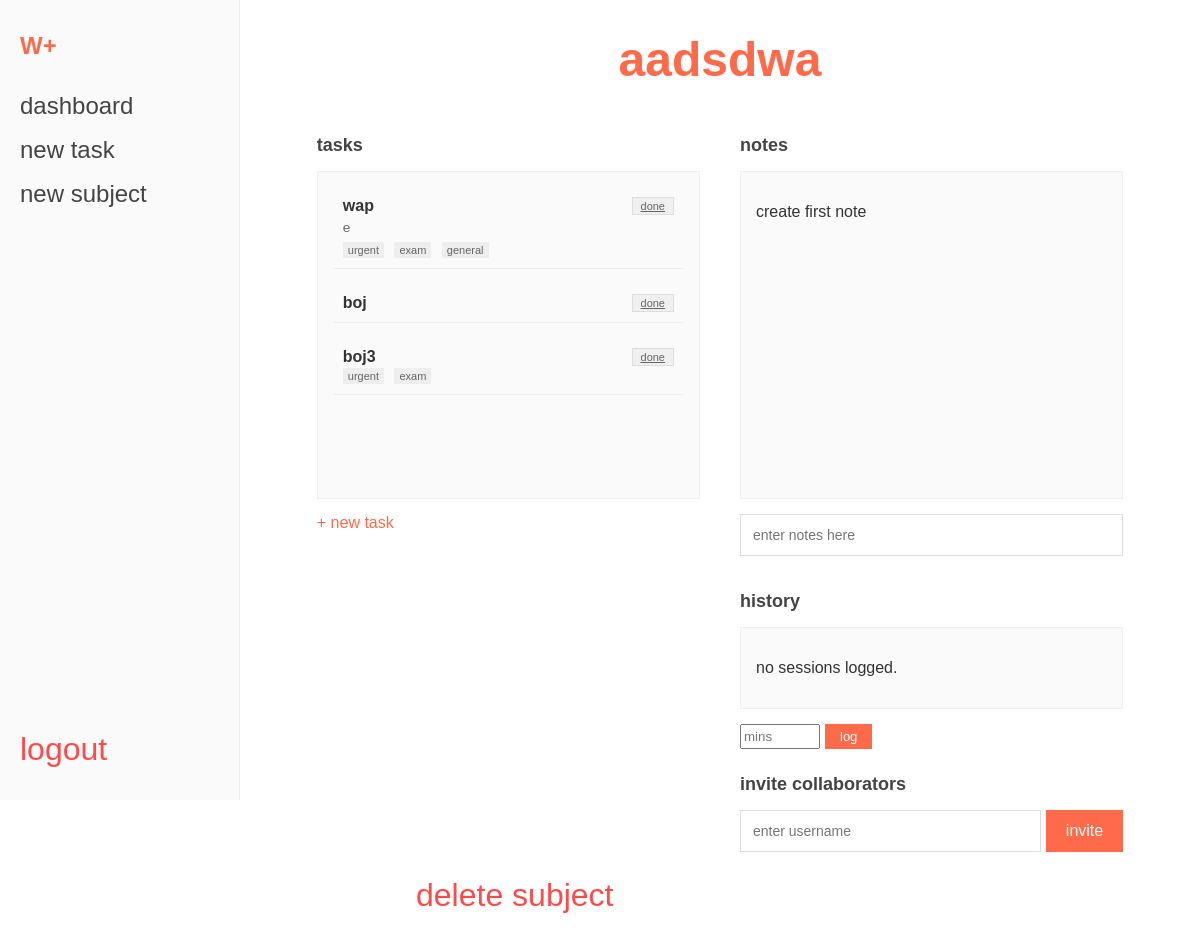
The app's page /subject/1 (signed in), older data.
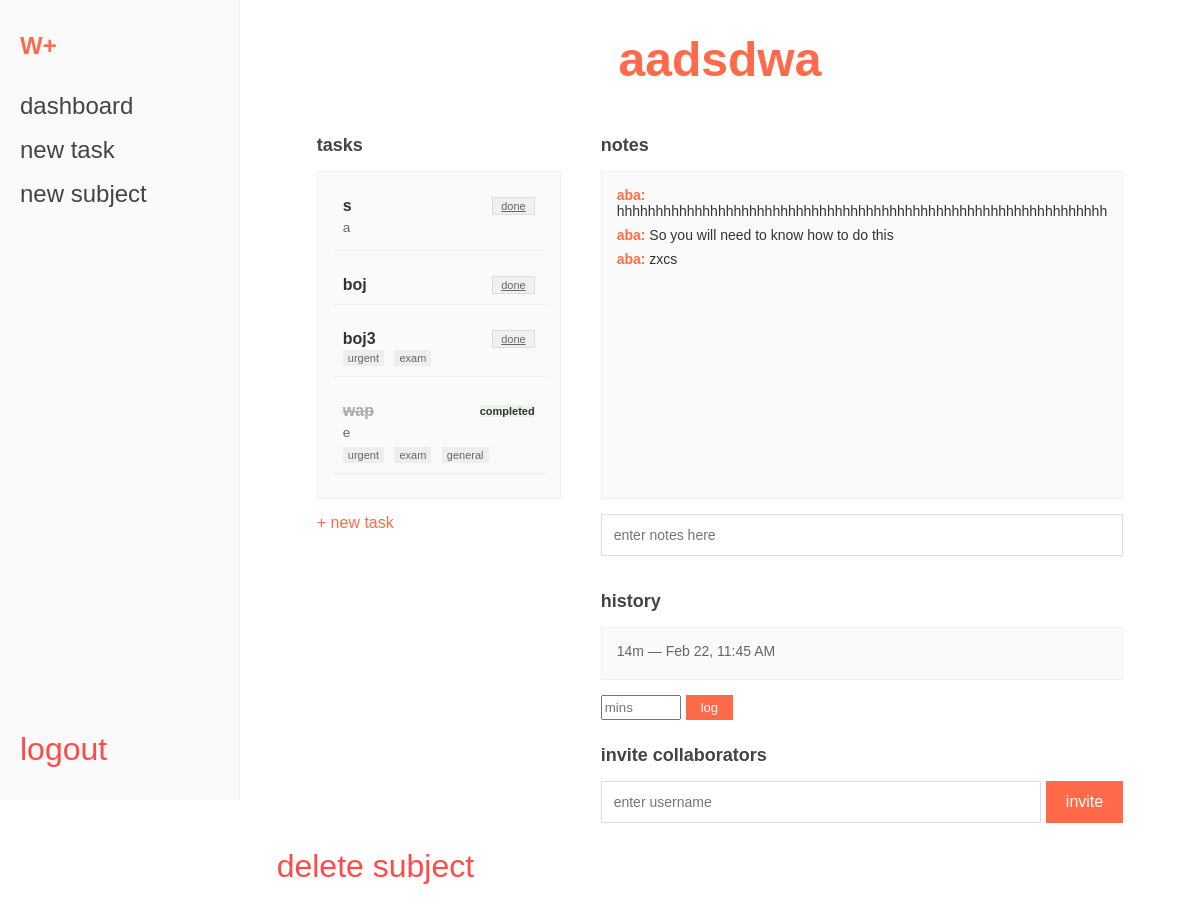
The same page, newer data.
### app.py (models this page shows)
class Subject(db.Model):
    subject_id = db.Column(db.Integer, primary_key=True)
    name = db.Column(db.String(50), nullable=False)
    color_id = db.Column(db.Integer, db.ForeignKey('color.id'))
    user_id = db.Column(db.Integer, db.ForeignKey('user.user_id'), nullable=False)
    color = db.relationship('Color', backref='subjects')
    tasks = db.relationship('Task', backref='subject', lazy=True, cascade="all, delete-orphan")
    study_sessions = db.relationship('StudySession', backref='subject', lazy=True, cascade="all, delete-orphan")
    members = db.relationship('SubjectMember', backref='subject', lazy=True, cascade="all, delete-orphan")

class Task(db.Model):
    task_id = db.Column(db.Integer, primary_key=True)
    title = db.Column(db.String(50), nullable=False)
    description = db.Column(db.Text)
    due_date = db.Column(db.DateTime)
    status_id = db.Column(db.Integer, db.ForeignKey('status.id'), default=1)
    priority_id = db.Column(db.Integer, db.ForeignKey('priority.id'))
    subject_id = db.Column(db.Integer, db.ForeignKey('subject.subject_id'), nullable=False)
    user_id = db.Column(db.Integer, db.ForeignKey('user.user_id'), nullable=False)
    tags = db.relationship('Tag', secondary=task_tags, backref=db.backref('tasks', lazy='dynamic'))

class Tag(db.Model):
    tag_id = db.Column(db.Integer, primary_key=True)
    name = db.Column(db.String(20), nullable=False)

class Message(db.Model):
    message_id = db.Column(db.Integer, primary_key=True)
    content = db.Column(db.Text, nullable=False)
    timestamp = db.Column(db.DateTime, default=get_nzt_now)
    sender_id = db.Column(db.Integer, db.ForeignKey('user.user_id'), nullable=False)
    subject_id = db.Column(db.Integer, db.ForeignKey('subject.subject_id'), nullable=False)
    sender = db.relationship('User', backref='sent_messages')

class User(db.Model):
    user_id = db.Column(db.Integer, primary_key=True)
    username = db.Column(db.String(20), unique=True, nullable=False)
    email = db.Column(db.String(50), unique=True, nullable=False)
    password_hash = db.Column(db.String(128), nullable=False)

class StudySession(db.Model):
    id = db.Column(db.Integer, primary_key=True)
    duration = db.Column(db.Integer, nullable=False)
    start_time = db.Column(db.DateTime, default=get_nzt_now)
    subject_id = db.Column(db.Integer, db.ForeignKey('subject.subject_id'), nullable=False)

### app.py (the view)
@app.route('/subject/<int:subject_id>')
@login_required
def view_subject(subject_id):
    user_id = session['user_id']
    subject = db.session.get(Subject, subject_id) or abort(404)
    membership = SubjectMember.query.filter_by(user_id=user_id, subject_id=subject_id, status='accepted').first()
    if subject.user_id != user_id and not membership:
        flash("Access denied.")
        return redirect(url_for('dashboard'))
    sorted_tasks = Task.query.join(Priority).filter(Task.subject_id == subject_id).order_by(Task.status_id.asc(), Priority.weight.asc()).all()
    messages = Message.query.filter_by(subject_id=subject_id).order_by(Message.timestamp.asc()).all()
    return render_template('viewsubject.html', subject=subject,tasks=sorted_tasks, messages=messages)

### app.py (called while the page is built)
def login_required(f):
    @wraps(f)
    def decorated_function(*args, **kwargs):
        if 'user_id' not in session:
            flash("Please sign in first.")
            return redirect(url_for('signin'))
        return f(*args, **kwargs)
    return decorated_function

### templates/viewsubject.html (shortened to what this page needs)
{% extends "base.html" %}
{% block content %}
    <h1 class="brand_title">{{ subject.name|lower }}</h1>
    <div class="view_container">
        <div class="column_section">
            <h3 class="section_subtitle">tasks</h3>
            <div class="scroll_area feed_height">
                {% for task in tasks %}
                    <div class="task_item {% if task.status_id == 2 %}task_completed{% endif %}">
                        <div class="flex_row space_between align_center">
                            <span class="task_title">{{ task.title|lower }}</span>
                            <div class="flex_row align_center">
                                {% if task.status_id != 2 %}
                                    <a href="{{ url_for('tasks.complete_task', task_id=task.task_id) }}" class="btn_complete">done</a>
                                {% else %}
                                    <span class="status_badge">completed</span>
                                {% endif %}
                            </div>
                        </div>
                        {% if task.description %}
                        <div class="task_description">
                            {{ task.description }}
                        </div>
                        {% endif %}
                        <div class="tags_container">
                            {% for t in task.tags %}
                                <span class="tag_badge">{{ t.name|lower }}</span>
                            {% endfor %}
                        </div>
                    </div>
                {% else %}
                    <p class="history_text">no tasks yet.</p>
                {% endfor %}
            </div>
            <a href="{{ url_for('tasks.add_task') }}" class="secondary_link">+ new task</a>
        </div>
        <div class="column_section">
            <h3 class="section_subtitle">notes</h3>
            <div class="scroll_area feed_height">
                {% for msg in messages %}
                    <div class="message_box">
                        <strong class="accent_text">{{ msg.sender.username|lower }}:</strong>
                        {{ msg.content }}
                    </div>
                {% else %}
                    <p class="history_text">create first note</p>
                {% endfor %}
            </div>
            <form action="{{ url_for('main.send_message', subject_id=subject.subject_id) }}" method="POST" class="bottom_margin_20">
                <input type="text" name="content" placeholder="enter notes here" class="input_field full_width" required>
            </form>
            <h3 class="section_subtitle">history</h3>
            <div class="scroll_area history_height">
                {% for s in subject.study_sessions|sort(attribute='start_time', reverse=True) %}
                    <div class="history_text_item">
                        {{ s.duration }}m — {{ s.start_time.strftime('%b %d, %I:%M %p') }}
                    </div>
                {% else %}
                    <p class="history_text">no sessions logged.</p>
                {% endfor %}
            </div>
            <form action="{{ url_for('main.log_session', subject_id=subject.subject_id) }}" method="POST" class="flex_row bottom_margin_25">
                <input type="number" name="duration" placeholder="mins" min="0" required class="short_input">
                <button type="submit" class="button_signup btn_small">log</button>
            </form>
            <h3 class="section_subtitle">invite collaborators</h3>
            <form action="{{ url_for('main.invite_user', subject_id=subject.subject_id) }}" method="POST" class="flex_row bottom_margin_25">
                <input type="text" name="username" placeholder="enter username" class="input_field no_margin flex_grow" required>
                <button type="submit" class="button_signup">invite</button>
            </form>
            <div style="margin-top: auto;">
                {% if subject.user_id == session['user_id'] %}
                    <a href="{{ url_for('main.delete_subject', subject_id=subject.subject_id) }}"
                    class="delete_link"
                    onclick="return confirm('Are you sure? This will delete all tasks and messages.')">
                    delete subject
                    </a>
                {% endif %}
            </div>
        </div>
    </div>
{% endblock %}

### templates/base.html (shortened to what this page needs)
<!DOCTYPE html>
<html lang="en">
<head>
    <link rel="stylesheet" href="{{ url_for('static', filename='style.css') }}">
</head>
<body>
    <div class="app_layout">
        {% if session.get('user_id') %}
        <nav class="sidebar">
            <div class="sidebar_header">
                <h2 class="brand_title" style="font-size: 1.5rem; margin: 0;">W+</h2>
            </div>
            <ul class="sidebar_links">
                <li><a href="{{ url_for('main.dashboard') }}">dashboard</a></li>
                <li><a href="{{ url_for('tasks.add_task') }}">new task</a></li>
                <li><a href="{{ url_for('main.add_subject') }}">new subject</a></li>
            </ul>
            <div class="sidebar_footer">
                <a href="{{ url_for('auth.logout') }}" class="logout_link">logout</a>
            </div>
        </nav>
        {% endif %}
        <main class="main_content">
            {% block content %}{% endblock %}
        </main>
    </div>
</body>
</html>

### static/style.css (style rules this page uses)
* { box-sizing: border-box; }
body { background-color: #ffffff; font-family: "Arial", Helvetica, sans-serif; margin: 0; min-height: 100vh; color: #333; }
.brand_title { color: #ff6b4a; font-size: 3rem; margin-top: 3.75rem; margin-bottom: 0.625rem; }
.section_subtitle { color: #444; font-size: 1.125rem; margin-bottom: 0.938rem; font-weight: 600; }
.space_between { justify-content: space-between; }
.align_center { align-items: center; }
.task_description { margin: 0.313rem 0; font-size: 0.85rem; color: #666; }
.input_field { width: 100%; padding: 0.75rem; margin-bottom: 0.938rem; border: 0.063rem solid #ddd; font-size: 0.875rem; outline: none; }
.button_signup { background-color: #ff6b4a; color: white; padding: 0.75rem 1.25rem; border: 0.375rem; font-size: 1rem; text-align: center; }
.btn_small { padding: 0.313rem 0.938rem; font-size: 0.813rem; }
.view_container { display: flex; gap: 2.5rem; width: 90%; max-width: 59.375rem; margin-top: 1.25rem; }
.column_section { flex: 1; }
.scroll_area { border: 0.063rem solid #f0f0f0; padding: 0.938rem; background: #fafafa; margin-bottom: 0.938rem; }
.feed_height { height: 20.5rem; overflow-y: auto; }
.history_height { max-height: 9.375rem; overflow-y: auto; }
.task_item { margin-bottom: 0.938rem; padding: 0.625rem; border-bottom: 0.063rem solid #eee; }
.task_title { font-weight: bold; font-size: 1rem; }
.tag_badge { font-size: 0.688rem; background: #eeeeee; padding: 0.125rem 0.313rem; border: 0.25rem; margin-right: 0.375rem; color: #666; }
.message_box { margin-bottom: 0.5rem; font-size: 0.875rem; }
.history_text_item { font-size: 0.875rem; color: #666; margin-bottom: 0.313rem; }
.accent_text { color: #ff6b4a; }
.status_badge { font-size: 0.688rem; background: #e8f5e9; font-weight: 600; }
.btn_complete { background: #f0f0f0; border: 0.063rem solid #ddd; color: #666; padding: 0.125rem 0.5rem; font-size: 0.688rem; display: inline-block; }
.task_completed .task_title { text-decoration: line-through; color: #aaa; }
.delete_link { color: #ff4a4a; text-decoration: none; font-size: 2rem; margin-left: -20.25rem; padding-top: 10rem; }
.flex_row { display: flex; gap: 0.313rem; }
.flex_grow { flex-grow: 1; }
.no_margin { margin-bottom: 0; }
.bottom_margin_20 { margin-bottom: 1.25rem; }
.bottom_margin_25 { margin-bottom: 1.563rem; }
.full_width { width: 100%; }
.short_input { width: 5rem; }
.secondary_link { color: #ff6b4a; text-decoration: none; display: block; margin-top: 0.625rem; }
.sidebar { width: 15rem; background-color: #fafafa; border-right: 0.063rem solid #eee; display: flex; flex-direction: column; padding: 2rem 1.25rem; position: sticky; top: 0; height: 100vh; }
.sidebar_footer { margin-top: auto; padding-top: 1rem; }
.logout_link { text-decoration: none; color: #ff4a4a; font-weight: 500; font-size: 2rem; }
.sidebar_links { list-style: none; padding: 0; margin: 2rem 0; flex-grow: 1; }
.sidebar_links li { margin-bottom: 1rem; }
.sidebar_links a { text-decoration: none; color: #444; font-weight: 500; font-size: 1.5rem; }
.app_layout { display: flex; min-height: 100vh; }
.main_content { flex-grow: 1; display: flex; flex-direction: column; align-items: center; padding: 2rem; }
.main_content .brand_title { margin-top: 0; }

Row changes from the older to the newer data that the page shows:
added Task: title "s", description "a"
changed Task "wap": status_id "done" → "completed"; moves down the list
added Message: sender.username "aba", content "hhhhhhhhhhhhhhhhhhhhhhhhhhhhhhhhhhhhhhhhhhhhhhhhhhhhhhhhhhhhhhh"
added Message: sender.username "aba", content "So you will need to know how to do this"
added Message: sender.username "aba", content "zxcs"
added StudySession: duration "14", start_time "Feb 22, 11:45 AM"
Text that changed along with them:
text no longer shown: "create first note no sessions logged."
